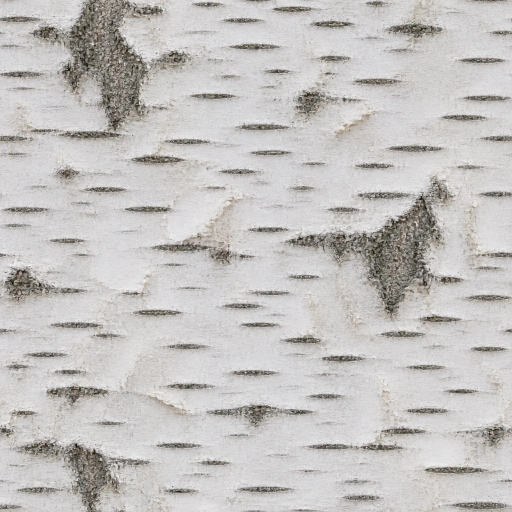
#> input picture art/trees/pictures/bark-birch.webp, 1024 x 1024 px, given in place of bark-dead.webp.png, which was not available (shown at 1/2 size)
$ python compose.py ../../trees/pictures/bark-birch.webp ../../trees/pictures/bark-dead.webp ../../trees/pictures/bark-dead.webp ../../trees/pictures/bark-dead.webp
#> lines starting #> are read from the running program, lines starting #| are printed output that depends on the picture
"""Stack reference | still side by side with labels. usage: python -I compose.py old_prefix new_prefix out_prefix view1,view2,..."""
import sys
from PIL import Image, ImageDraw, ImageFont
old, new, out, views = sys.argv[1], sys.argv[2], sys.argv[3], sys.argv[4].split(",")
try:
    font = ImageFont.truetype("arial.ttf", 30)
except Exception:
    font = ImageFont.load_default()
for v in views:
    a = Image.open(f"{old}_{v}.png").convert("RGB")
#> a is the input picture: PIL image 1024x1024 RGB; mean R, G, B 196.2, 193.6, 191.9
    b = Image.open(f"{new}_{v}.png").convert("RGB")
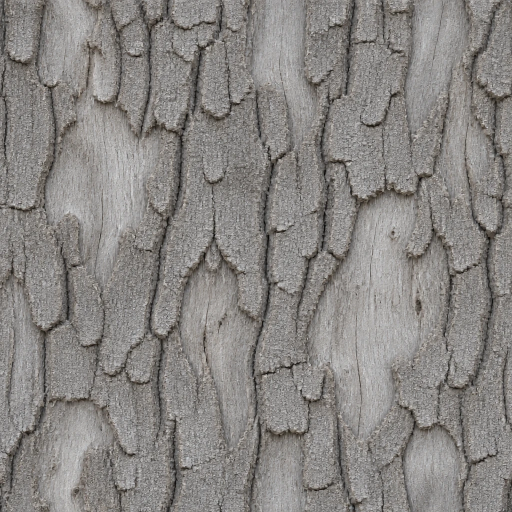
#> input picture art/trees/pictures/bark-dead.webp, 1024 x 1024 px, given in place of bark-dead.webp.png, which was not available (shown at 1/2 size)
#> b is the input picture: PIL image 1024x1024 RGB; mean R, G, B 136.6, 133.5, 130.7
    if b.size != a.size:
        b = b.resize(a.size)
    W, H = a.size
#> W = 1024; H = 1024
    im = Image.new("RGB", (W * 2 + 8, H), (255, 255, 255))
#> im: PIL image 2056x1024 RGB; every value is 255
    im.paste(a, (0, 0)); im.paste(b, (W + 8, 0))
#> after `im.paste(a, (0, 0))`:
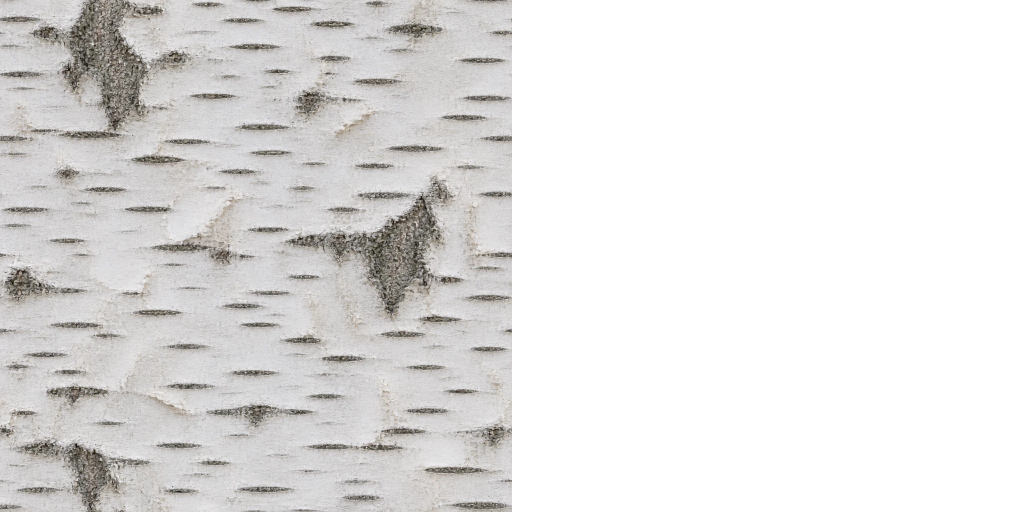
#> im: PIL image 2056x1024 RGB (shown at 1/2 size); mean R, G, B 225.7, 224.4, 223.6
#> after `im.paste(b, (W + 8, 0))`:
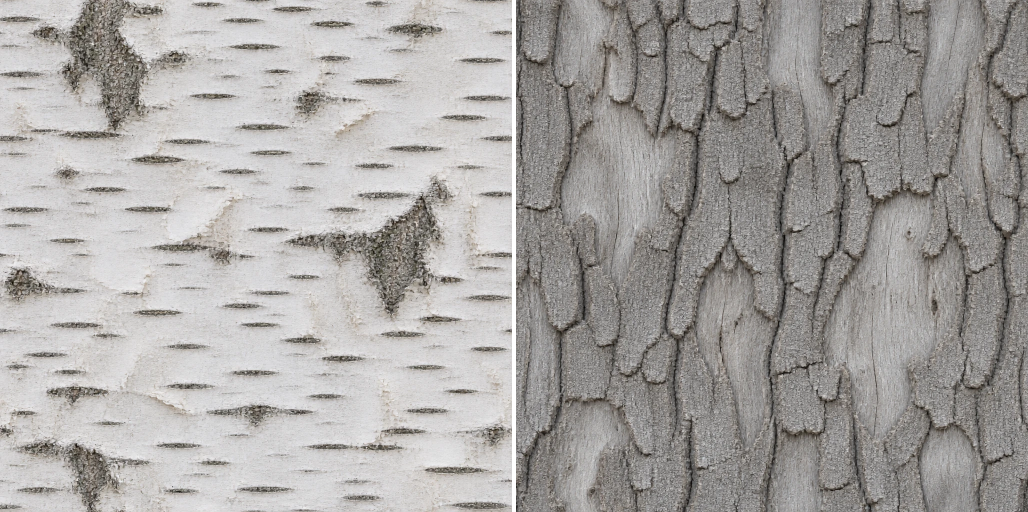
#> im: PIL image 2056x1024 RGB (shown at 1/2 size); mean R, G, B 166.8, 163.9, 161.7
    d = ImageDraw.Draw(im)
    for x, t in ((12, f"OLD (reference)  {v}"), (W + 20, f"NEW (rebuild)  {v}")):
        d.rectangle([x - 6, 8, x + 12 + d.textlength(t, font=font), 48], fill=(0, 0, 0))
        d.text((x, 12), t, fill=(255, 255, 255), font=font)
    im.save(f"{out}_{v}.png")
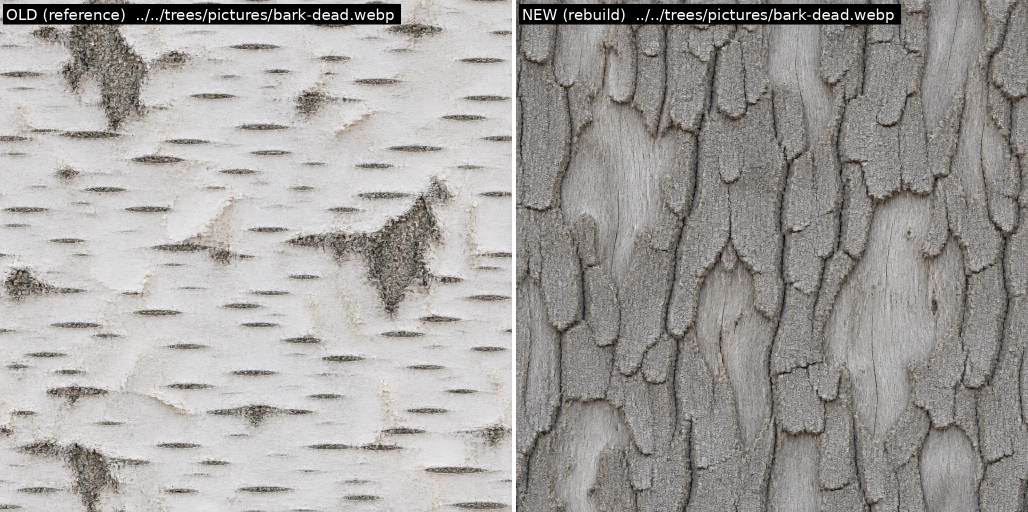
#> saved as bark-dead.webp.png: PIL image 2056x1024 RGB (shown at 1/2 size); mean R, G, B 163, 160.3, 158.1
    print("wrote", f"{out}_{v}.png")
